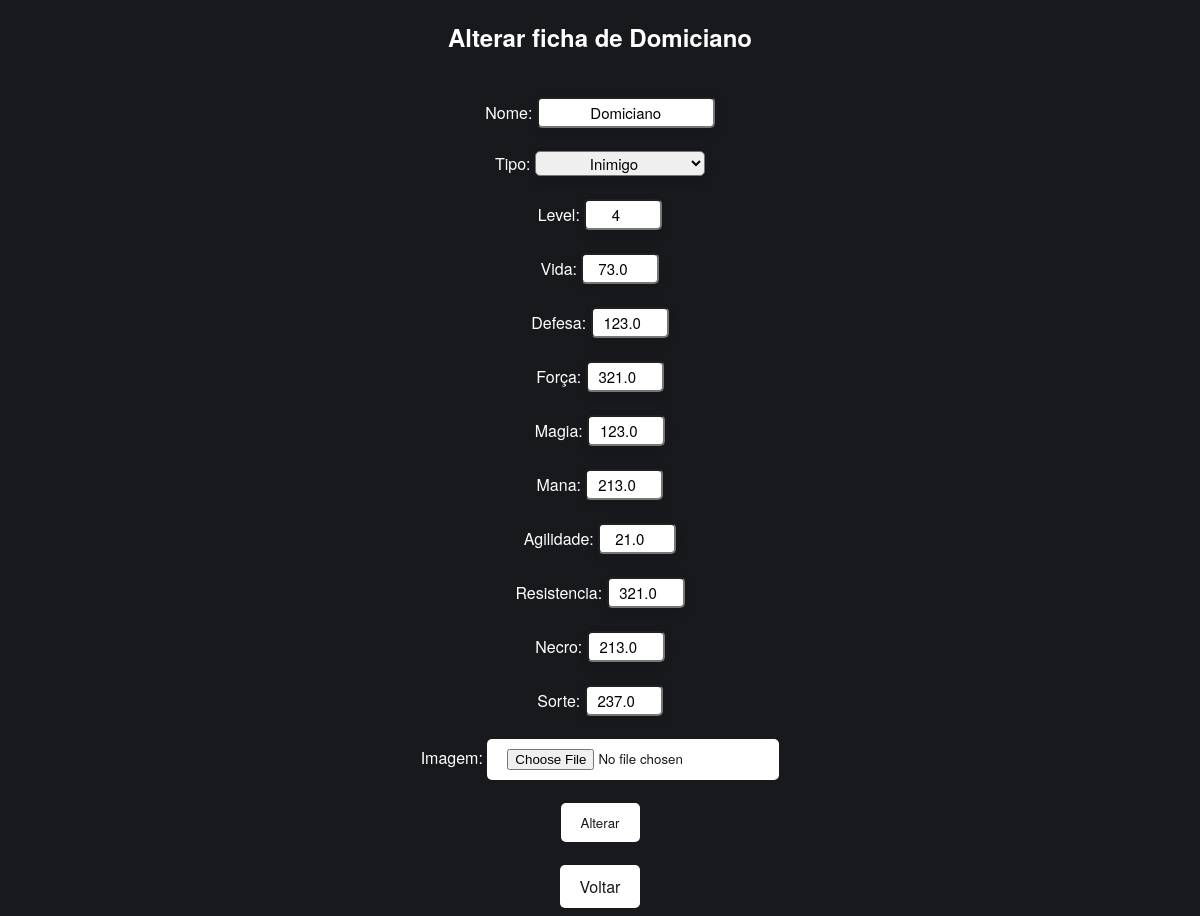
Screenshot of /master/atualizar/9 with the database file from the repository.
### Battle_Control/models.py (models this page shows, shortened)
class Personagem(models.Model):
    Tipo_Personagem = [
        ('Aliado', 'Aliado'),
        ('Inimigo', 'Inimigo'),
    ]
    nome = models.CharField(max_length=20)
    tipo = models.CharField(max_length=10, choices=Tipo_Personagem, default='Aliado')
    level = models.IntegerField(validators=[MinValueValidator(0), MaxValueValidator(999)])
    vida = models.DecimalField(max_digits=5, decimal_places=1)
    defesa = models.DecimalField(max_digits=5, decimal_places=1)
    armadura = models.DecimalField(max_digits=5, decimal_places=1)
    força = models.DecimalField(max_digits=5, decimal_places=1)
    magia = models.DecimalField(max_digits=5, decimal_places=1)
    mana = models.DecimalField(max_digits=5, decimal_places=1)
    agilidade = models.DecimalField(max_digits=5, decimal_places=1)
    resistencia = models.DecimalField(max_digits=5, decimal_places=1)
    necro = models.DecimalField(max_digits=5, decimal_places=1)
    sorte = models.DecimalField(max_digits=5, decimal_places=1)
    imagem = models.ImageField(upload_to='imagens/', null=True, blank=True)

### Battle_Control/views.py (the view)
# urls.py: path('atualizar/<int:pk>', update_view, name='atualizar'),
def update_view(request, pk):
    personagem = Personagem.objects.get(pk = pk)
    if request.method == 'GET':
        form = PersonagemForm(instance=personagem)
        return render(request, 'site/atualizar.html', {'personagem': personagem, 'form': form})
    if request.method == 'POST':
        form = PersonagemForm(request.POST, instance=personagem)
        if form.is_valid():
            form.save()
            return redirect('rpg:listar')

### Battle_Control/templates/site/atualizar.html (shortened to what this page needs)
<!DOCTYPE html>
<html lang="en">
<head>
</head>
<body>
    <h2>Alterar ficha de {{ personagem.nome }}</h2>
    <form class="form" action="{% url 'rpg:atualizar' personagem.id %}" method="post">
        {% for field in form %}
            <br>
            {{ field.label_tag }}
            {{ field }}
            <br>
        {% endfor %}
        <br>
        <button class="link" type="submit">Alterar</button>
    </form><br>
    <a class="link" href="{% url 'rpg:listar' %}">Voltar</a>
</body>
</html>

### Battle_Control/templates/site/atualizar.html (style rules this page uses)
body { background-color: #18191C; text-align: center; color: white; font-family: "Helvetica Neue", Arial, Helvetica, sans-serif; }
.link { font-family: "Helvetica Neue", Arial, Helvetica, sans-serif; background-color: white; color: #18191C; text-decoration: none; border: none; padding: 10px 20px; border-radius: 5px; display: inline-block; cursor: pointer; transition: 0.2s; }
.form { color: white; font-family: "Helvetica Neue", Arial, Helvetica, sans-serif; }
.form-number { font-family: "Helvetica Neue", Arial, Helvetica, sans-serif; width: 70px; text-align: center; height: 25px; border-radius: 5px; box-shadow: 0 4px 8px rgba(0,0,0,0.1); outline: none; transition: border-color 0.3s ease, box-shadow 0.3s ease;; font-size: 15px; }
.form-control { font-family: "Helvetica Neue", Arial, Helvetica, sans-serif; width: 170px; text-align: center; height: 25px; border-radius: 5px; box-shadow: 0 4px 8px rgba(0,0,0,0.1); outline: none; transition: border-color 0.3s ease, box-shadow 0.3s ease;; font-size: 15px; }
.form-button { font-family: "Helvetica Neue", Arial, Helvetica, sans-serif; background-color: white; color: #18191C; text-decoration: none; border: none; padding: 10px 20px; border-radius: 5px; display: inline-block; cursor: pointer; transition: 0.2s; }

### rows the page displays
Personagem: nome "Domiciano", form "Domiciano" "Inimigo" "4" "73.0" "123.0" "321.0" "123.0" "213.0" "21.0" "321.0" "213.0" "237.0"

### other values shown
{{ field.label_tag }} "Nome:" "Tipo:" "Level:" "Vida:" "Defesa:" "Força:" "Magia:" "Mana:" "Agilidade:" "Resistencia:" "Necro:" "Sorte:" "Imagem:"
